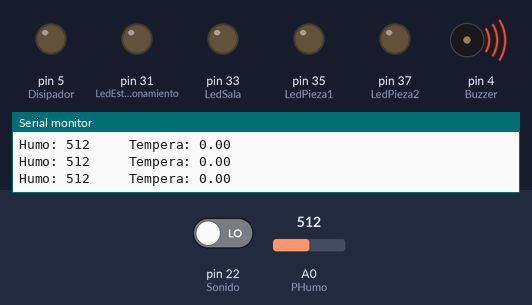
Bench run of a sketch on a simulated Arduino Mega 2560, built with avr-gcc and run on an emulated ATmega2560. Shown: output pins drawn as LEDs (lit = HIGH), buzzer (waves = sounding, pin HIGH), the last lines printed to the serial monitor. Inputs (shaded band) come from the test bench; at power-on: A0 (PHumo) = 512, pin 22 (Sonido) LOW.

Above: at 1.2 s.
1.3 s: A0 (PHumo) set to 209
4.3 s: A0 (PHumo) set to 193
At 5.5 s:
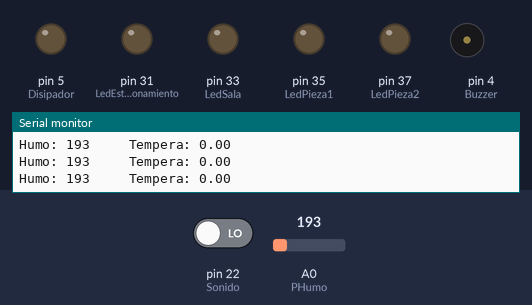
5.8 s: A0 (PHumo) set to 210
At 7.0 s:
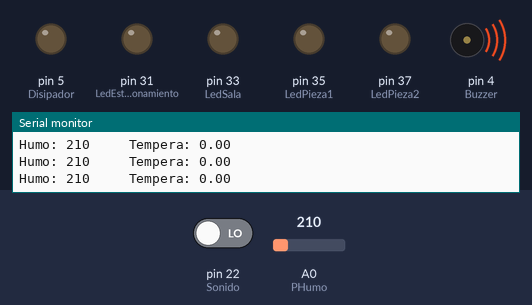
7.3 s: A0 (PHumo) set to 190
At 8.5 s:
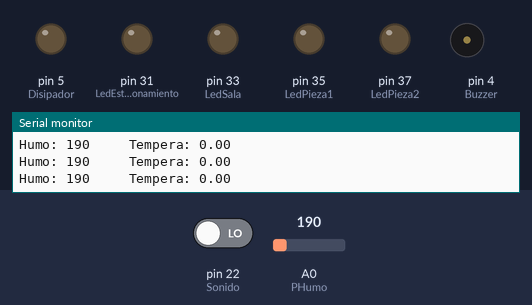
Timing chart, 0 to 10.3 s (numbered marks = the images above; inputs shaded):
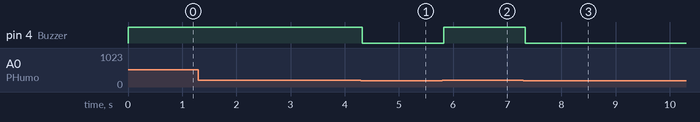

The sketch:

CodigoFase1.ino
```cpp
// Define the LED pins
#define LedEstacionamiento 31
#define LedSala 33
#define LedPieza1 35
#define LedPieza2 37
int LedE=0;
int LedS=0;
int LedP1=0;
int LedP2=0;
//Humo
#define PHumo A0
int Humo=0;
//Temperatura
#define PTemp A1
#define Disipador 5
int TempA=0;
float Temp=0.0;
const unsigned long TiempoTem = 25000;
unsigned long TmPasTem = 0;

//Buzzer
#define Buzzer 4
//Sonido
#define Sonido 22
//Lector del serial
String input=" ";
int imput=0;
bool x=false;

void setup() {
  Serial.begin(9600);
  TmPasTem = millis();
  pinMode(LedEstacionamiento, OUTPUT);
  pinMode(LedSala, OUTPUT);
  pinMode(LedPieza1, OUTPUT);
  pinMode(LedPieza2, OUTPUT);
  digitalWrite(LedEstacionamiento, LOW);
  digitalWrite(LedSala, LOW);
  digitalWrite(LedPieza1, LOW);
  digitalWrite(LedPieza2, LOW);
  //Temperatura
  analogWrite(Disipador,0);

  //Buzzer
  analogWrite(Buzzer,0);
  //Sonido
  pinMode(Sonido,INPUT);

}

void loop() {
  Humo=analogRead(PHumo);
  unsigned long TmAcTem = millis();
   if (TmAcTem- TmPasTem>= TiempoTem) {
    TempA = analogRead(PTemp);
    TmPasTem = TmAcTem;
  }

  //Verificar si afecta el sistema
  while (digitalRead(Sonido)!=LOW) {
    LedE = (LedE == HIGH) ? LOW : HIGH;

  }
  if (x) {
          imput=atoi(input.c_str());
          input=" ";
          x=false;
          switch (imput){
            case 1:
            LedE = (LedE == HIGH) ? LOW : HIGH;
            break;
            case 2:
            LedS = (LedS == HIGH) ? LOW : HIGH;
            break;
            case 3:
            LedP1 = (LedP1 == HIGH) ? LOW : HIGH;
            break;
            case 4:
            LedP2 = (LedP2 == HIGH) ? LOW : HIGH;
            break;
          }

    }
    Leds(LedE, LedS, LedP1, LedP2);
    Humos(Humo);
    Temperatura(TempA);
}

void Leds(int Es, int Sa, int P1, int P2) {
  digitalWrite(LedEstacionamiento, Es);
  digitalWrite(LedSala, Sa);
  digitalWrite(LedPieza1, P1);
  digitalWrite(LedPieza2, P2);
}

void Humos(int Humo) {
  Serial.print("Humo: ");
  Serial.print(Humo);
  Serial.print("     ");
  if(Humo>200){
    analogWrite(Buzzer,255);
  }else{
    analogWrite(Buzzer,0);
  }
}

void Temperatura(int TempA) {
  Temp=((TempA*5000.0)/1023)/10;
  Serial.print("Tempera: ");
  Serial.println(Temp,2);
  if(Temp>35){
    analogWrite(Disipador,255);
  }else{
    analogWrite(Disipador,0);
  }
}


void serialEvent() {
  while (Serial.available()) {
    char inChar = (char)Serial.read();
    input += inChar;
    if (inChar =='.') {
    x = true;
    }
  }
}
```

Measured:
- the behaviour switches between 201 and 200 on A0 (PHumo) (found by bisection; images 0 and 1)
- after the input at 4.3 s, pin 4 (Buzzer): HIGH → LOW at once
- after the input at 5.8 s, pin 4 (Buzzer): LOW → HIGH at once
- after the input at 7.3 s, pin 4 (Buzzer): HIGH → LOW at once
